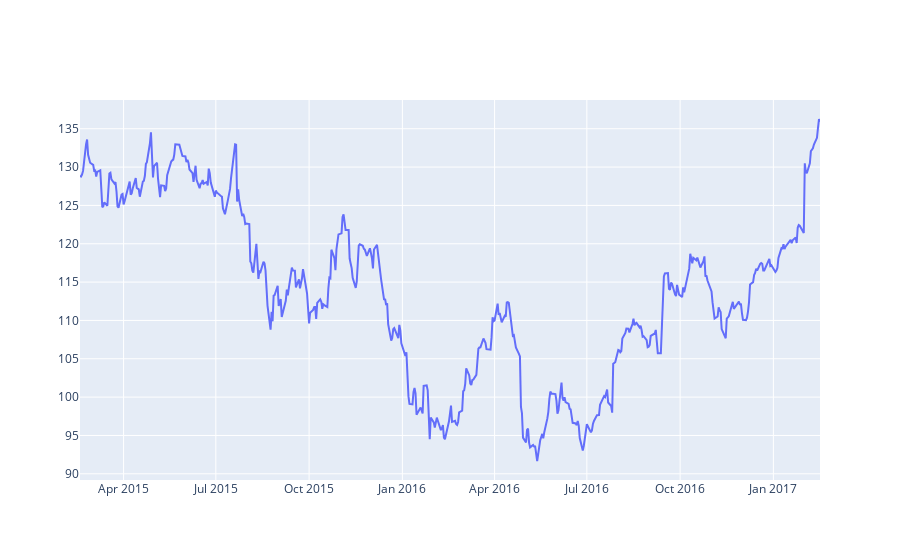

The code cell stored with this chart in its notebook:
### Code cell
import plotly.graph_objects as go

import pandas as pd
df = pd.read_csv('https://raw.githubusercontent.com/plotly/datasets/master/finance-charts-apple.csv')

fig = go.Figure([go.Scatter(x=df['Date'], y=df['AAPL.High'])])
fig.show()

### Figure 1 — Plotly figure (JSON) as saved in the notebook; plotly's stock layout.template omitted (floating-point values rounded to 4 significant figures; data arrays with more than 128 entries replaced by an {"elided": "..."} marker saying what was removed)
{"data": [{"type": "scatter", "x": {"elided": "506 str values"}, "y": {"elided": "506 float values"}}], "layout": {}}
